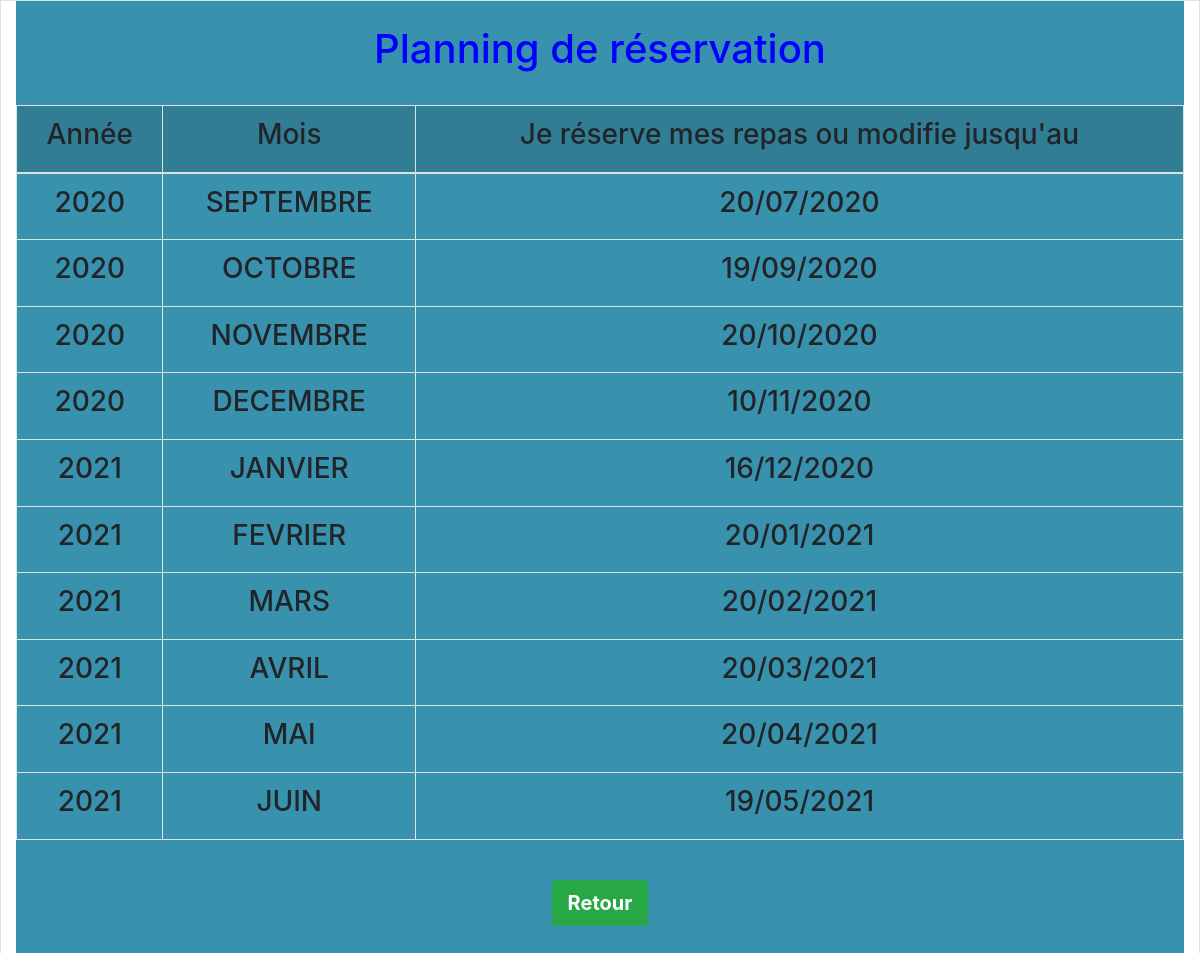
/index.php/MairieSJ/planning, run on the app's committed database.
### tables this page shows
CREATE TABLE PlanningRestauration (pla_id INTEGER PRIMARY KEY, pla_annee INTEGER, pla_mois VARCHAR (15), pla_date VARCHAR (15));

### application/controllers/MairieSJ.php (called while the page is built, shortened)
<?php
class MairieSJ extends CI_Controller {
    public function planning(){
        $head['title'] = "Planning";
        $this->load->model('MairieSJ_model');
        $data = $this->MairieSJ_model->planning();
        $aView["planning"] = $data;
        $this->load->view('header2', $head);
        $this->load->view('MairieSJ/cantine/planning', $aView);
    }
}
?>

### index.php (called while the page is built, shortened)
<?php
require_once BASEPATH.'core/CodeIgniter.php';

### application/models/MairieSJ_model.php (called while the page is built, shortened)
<?php
class MairieSJ_model extends CI_Model
{
    public function planning(){
        $requete = $this->db->query("SELECT * FROM PlanningRestauration" );
        $pla = $requete->result();
        return $pla;
    }
}
?>

### application/views/MairieSJ/cantine/planning.php (the view, shortened to what this page needs)
<div id="cantine">
<br>
<h1 class="d-flex justify-content-center ml-5 mr-5"><FONT COLOR="blue"> Planning de réservation</FONT></h1>
    <br>
    <div class="table-responsive">
        <table class="table table-hover table-bordered">
            <thead>
                <tr class="table-active">
                    <th><h3 class="d-flex justify-content-center">Année</h3></th>
                    <th><h3 class="d-flex justify-content-center">Mois</h3></th>
                    <th><h3 class="d-flex justify-content-center">Je réserve mes repas ou modifie jusqu'au</h3></th>
                </tr>
            <thead>
            <tbody>
            <?php foreach ($planning as $row){?>
                <tr>
                    <th><h3 class="d-flex justify-content-center"><?= $row->pla_annee ?></h3></th>
                    <th><h3 class="d-flex justify-content-center"><?= $row->pla_mois ?></h3></th>
                    <th><h3 class="d-flex justify-content-center"><?= $row->pla_date ?></h3></th>
                </tr>
            <?php } ?>
            </tbody>
        </table>
    </div>
    <div class="row">
        <div class="col-12  d-flex justify-content-center mb-5 mt-4">
            <a class="btn-lg btn-success" href="<?= base_url("index.php/MairieSJ/cantine");?>"><b>Retour</b></a>
        </div>
    </div>
</div>
</div>
</body>
</html>

### assets/css/styles.css (style rules this page uses)
#cantine { background-color: rgb(57, 146, 173); }

### data on the page
planningrestauration: pla_annee "2020", pla_mois "SEPTEMBRE", pla_date "20/07/2020"
planningrestauration: pla_annee "2020", pla_mois "OCTOBRE", pla_date "19/09/2020"
planningrestauration: pla_annee "2020", pla_mois "NOVEMBRE", pla_date "20/10/2020"
planningrestauration: pla_annee "2020", pla_mois "DECEMBRE", pla_date "10/11/2020"
planningrestauration: pla_annee "2021", pla_mois "JANVIER", pla_date "16/12/2020"
planningrestauration: pla_annee "2021", pla_mois "FEVRIER", pla_date "20/01/2021"
planningrestauration: pla_annee "2021", pla_mois "MARS", pla_date "20/02/2021"
planningrestauration: pla_annee "2021", pla_mois "AVRIL", pla_date "20/03/2021"
planningrestauration: pla_annee "2021", pla_mois "MAI", pla_date "20/04/2021"
planningrestauration: pla_annee "2021", pla_mois "JUIN", pla_date "19/05/2021"
